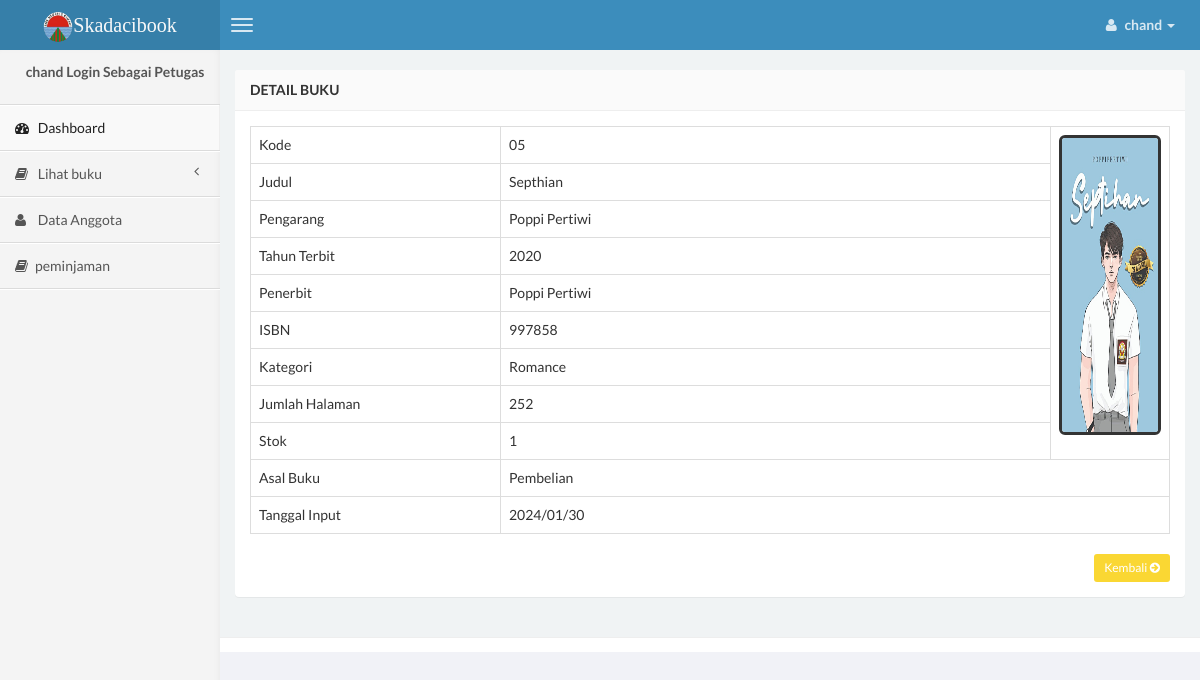
Screenshot of /app/luthfi_anggota/detail-buku.php?hal=edit&kd=5 (signed in) with the database file from the repository.
### tables this page shows
CREATE TABLE `luthfi_buku` (
  `id_buku` int(11) NOT NULL,
  `judul` varchar(250) NOT NULL,
  `pengarang` varchar(250) NOT NULL,
  `th_terbit` varchar(4) NOT NULL,
  `penerbit` varchar(250) NOT NULL,
  `isbn` varchar(25) NOT NULL,
  `kategori` varchar(50) NOT NULL,
  `jumlah_buku` int(2) NOT NULL,
  `asal` varchar(50) NOT NULL,
  `tgl_input` varchar(25) NOT NULL,
  `gambar` text NOT NULL,
  `stok` int(225) NOT NULL
);

### app/luthfi_anggota/detail-buku.php (the view, shortened to what this page needs)
<?php
if (empty($_SESSION['username'])) {
    header('location:../index.php');
} else {
?>
    <!DOCTYPE html>
    <html>
    <head>
        <link href="../css/bootstrap.min.css" rel="stylesheet" type="text/css" />
        <link href="../css/font-awesome.min.css" rel="stylesheet" type="text/css" />
        <link href="../css/ionicons.min.css" rel="stylesheet" type="text/css" />
        <link href="../css/morris/morris.css" rel="stylesheet" type="text/css" />
        <link href="../css/jvectormap/jquery-jvectormap-1.2.2.css" rel="stylesheet" type="text/css" />
        <link href="../css/datepicker/datepicker3.css" rel="stylesheet" type="text/css" />
        <link href="../css/daterangepicker/daterangepicker-bs3.css" rel="stylesheet" type="text/css" />
        <link href="../css/iCheck/all.css" rel="stylesheet" type="text/css" />
        <link href="../css/style.css" rel="stylesheet" type="text/css" />
    </head>
    <body class="skin-blue">
        <header class="header">
            <a href="index.php" class="logo">
            <img src="download.jpg" height="30" width="30" class="img-circle" alt="User Image" />Skadacibook            </a>
            <nav class="navbar navbar-static-top">
                <a href="#" class="navbar-btn sidebar-toggle" data-toggle="offcanvas" role="button">
                    <span class="icon-bar"></span>
                    <span class="icon-bar"></span>
                    <span class="icon-bar"></span>
                </a>
                <div class="navbar-right">
                    <ul class="nav navbar-nav">
                        <li class="dropdown user user-menu">
                            <a href="#" class="dropdown-toggle" data-toggle="dropdown">
                                <i class="fa fa-user"></i>
                                <span><?php echo $_SESSION['username']; ?> <i class="caret"></i></span>
                            </a>
                        </li>
                    </ul>
                </div>
            </nav>
        </header>
    <?php } ?>
    <div class="wrapper row-offcanvas row-offcanvas-left">
        <aside class="left-side sidebar-offcanvas">
            <section class="sidebar">
                <div class="user-panel">
                    <div class="info">
                        <center>
                            <p><?php echo $_SESSION['username']; ?> Login Sebagai Petugas</p>
                        </center>
                    </div>
                </div>
                <?php include "sidebar.php"; ?>
                </section>
        </aside>
        <aside class="right-side">
            <section class="content">
                <div class="row">
                    <div class="col-xs-12">
                        <div class="panel">
                            <header class="panel-heading">
                                <b>Detail Buku</b>
                            </header>
                            <?php
                            $query = mysqli_query($conn, "SELECT * FROM luthfi_buku WHERE id_buku='$_GET[kd]'");
                            $data  = mysqli_fetch_array($query);
                            ?>
                            <div class="panel-body">
                                <table id="example" class="table table-hover table-bordered">
                                    <tr>
                                        <td>Kode</td>
                                        <td>0<?php echo $data['id_buku']; ?></td>
                                        <td rowspan="9">
                                            <div class="pull-right image">
                                                <img src="<?php echo $data['gambar']; ?>" class="img-rounded" height="300" width="250" alt="User Image" style="border: 3px solid #333333;" />
                                            </div>
                                        </td>
                                    </tr>
                                    <tr>
                                        <td width="250">Judul</td>
                                        <td width="550"><?php echo $data['judul']; ?></td>
                                    </tr>
                                    <tr>
                                        <td>Pengarang</td>
                                        <td><?php echo $data['pengarang']; ?></td>
                                    </tr>
                                    <tr>
                                        <td>Tahun Terbit</td>
                                        <td><?php echo $data['th_terbit']; ?></td>
                                    </tr>
                                    <tr>
                                        <td>Penerbit</td>
                                        <td><?php echo $data['penerbit']; ?></td>
                                    </tr>
                                    <tr>
                                        <td>ISBN</td>
                                        <td><?php echo $data['isbn']; ?></td>
                                    </tr>
                                    <tr>
                                        <td>Kategori</td>
                                        <td><?php echo $data['kategori']; ?></td>
                                    </tr>
                                    <tr>
                                        <td>Jumlah Halaman</td>
                                        <td><?php echo $data['jumlah_buku']; ?></td>
                                    </tr>
                                     <tr>
                                        <td>Stok</td>
                                        <td><?php echo $data['stok']; ?></td>
                                    </tr>
                                    <tr>
                                        <td>Asal Buku</td>
                                        <td colspan="2"><?php echo $data['asal']; ?></td>
                                    </tr>
                                    <tr>
                                        <td>Tanggal Input</td>
                                        <td colspan="2"><?php echo $data['tgl_input']; ?></td>
                                    </tr>
                                </table>
                                <div class="text-right">
                                    <a href="master-buku.php" class="btn btn-sm btn-warning"> Kembali <i class="fa fa-arrow-circle-right"></i></a>
                                </div>
                            </div>
                        </div>
                    </div>
                </div>
    </section>
    <div class="footer-main">
    </div>
    </aside>
    </div>
    </body>
    </html>

### rows the page displays
luthfi_buku: id_buku "5", gambar (picture), judul "Septhian", pengarang "Poppi Pertiwi", th_terbit "2020", penerbit "Poppi Pertiwi", isbn "997858", kategori "Romance", jumlah_buku "252", stok "1", asal "Pembelian", tgl_input "2024/01/30"

### other values shown
$_SESSION['username'] "chand"
